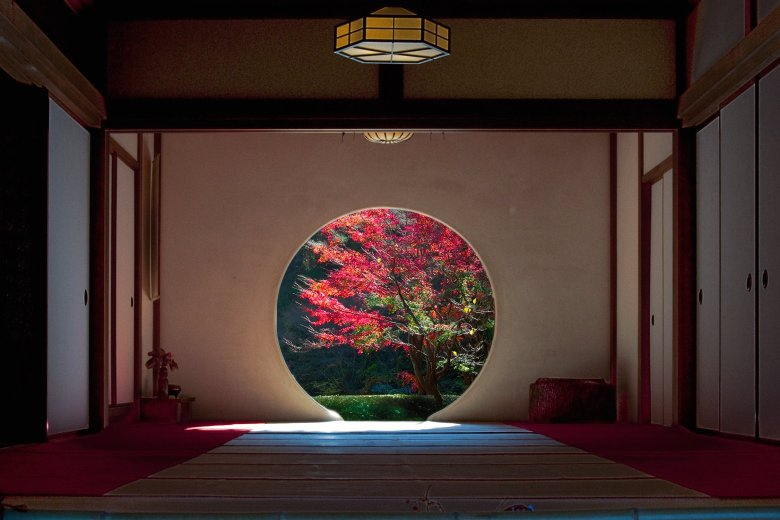
//> input picture 12_03/jap.jpg, 780 x 520 px
$ ./12_03   (built with g++ and OpenCV 4)
//> lines starting //> are read from the running program, lines starting //| are printed output that depends on the picture; after the words box and inside, x2 and y2 are one past the last pixel; in counts of white or black regions, pixels touching at a corner belong together
#include <opencv2/opencv.hpp>
#include <iostream>

int main()
{
    cv::Mat src = cv::imread("jap.jpg", cv::IMREAD_COLOR);
//> src is the input picture: 520 rows x 780 cols, CV_8UC3; mean B, G, R 42.2, 46.4, 65.8

    if (src.empty())
    {
        std::cout << "Error" << std::endl;
        return -1;
    }

    cv::Mat hsv, lab, yuv, xyz, gray;

    cv::cvtColor(src, hsv, cv::COLOR_BGR2HSV);
//> hsv: 520 rows x 780 cols, CV_8UC3; mean H, S, V 57.7, 123.9, 68.1
    cv::cvtColor(src, lab, cv::COLOR_BGR2Lab);
//> lab: 520 rows x 780 cols, CV_8UC3; mean of channels 0, 1, 2 54.4, 136.1, 134.4
    cv::cvtColor(src, yuv, cv::COLOR_BGR2YUV);
//> yuv: 520 rows x 780 cols, CV_8UC3; mean of channels 0, 1, 2 51.8, 123.4, 140.3
    cv::cvtColor(src, xyz, cv::COLOR_BGR2XYZ);
//> xyz: 520 rows x 780 cols, CV_8UC3; mean of channels 0, 1, 2 51.4, 50.2, 46.8
    cv::cvtColor(src, gray, cv::COLOR_BGR2GRAY);

    cv::imshow("HSV", hsv);
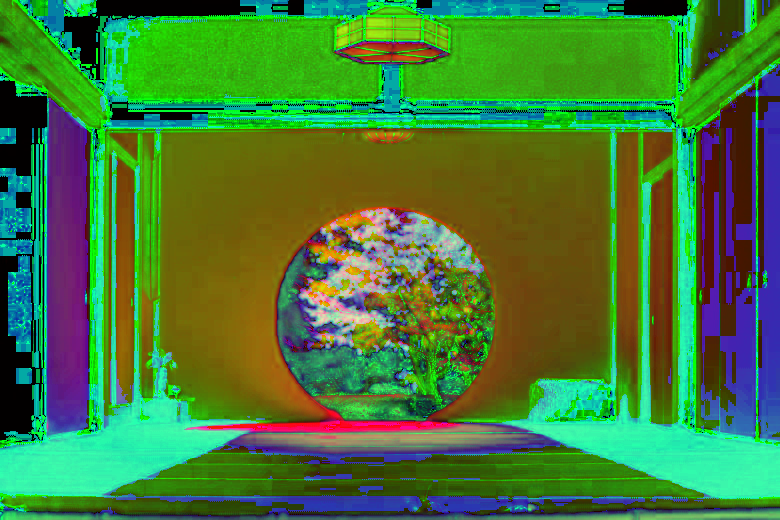
//> window 'HSV': 520 rows x 780 cols, CV_8UC3; mean B, G, R 57.7, 123.9, 68.1
    cv::imshow("Lab", lab);
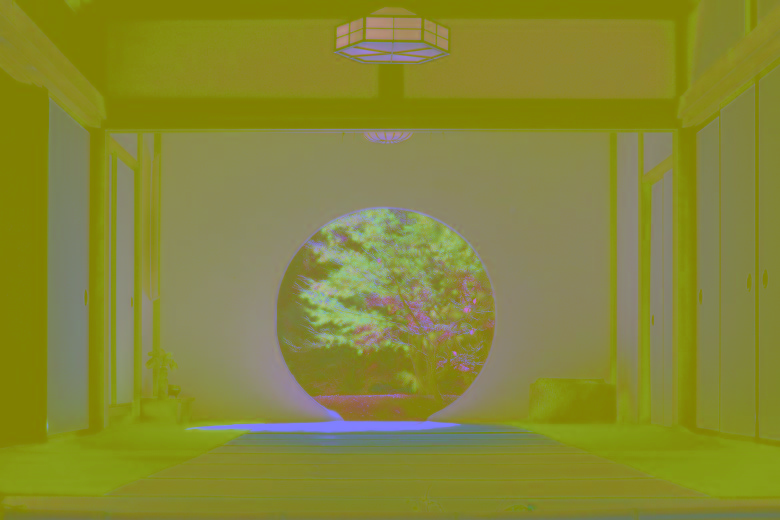
//> window 'Lab': 520 rows x 780 cols, CV_8UC3; mean B, G, R 54.4, 136.1, 134.4
    cv::imshow("YUV", yuv);
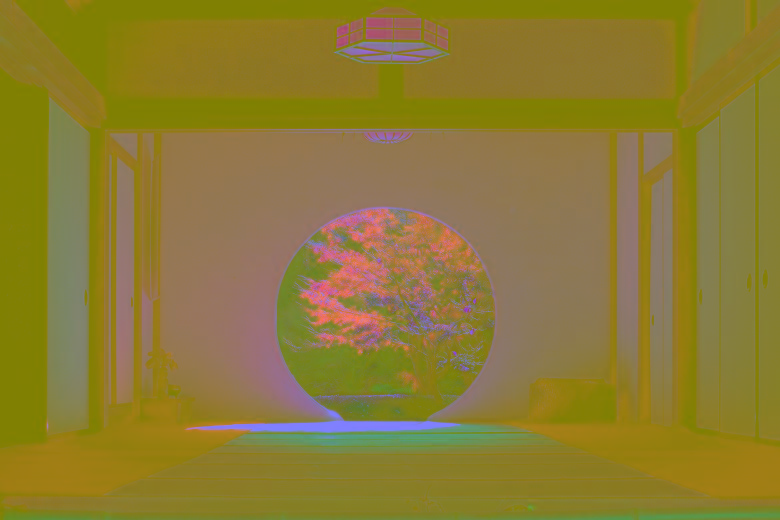
//> window 'YUV': 520 rows x 780 cols, CV_8UC3; mean B, G, R 51.8, 123.4, 140.3
    cv::imshow("XYZ", xyz);
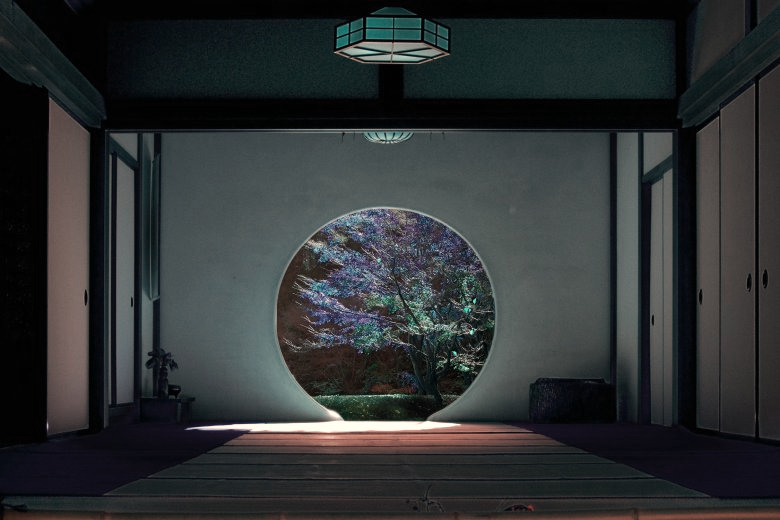
//> window 'XYZ': 520 rows x 780 cols, CV_8UC3; mean B, G, R 51.4, 50.2, 46.8
    cv::GaussianBlur(gray, gray, cv::Size(7, 7), 1.5, 1.5);

    cv::Mat edges;
    cv::Canny(gray, edges, 50, 150, 3);
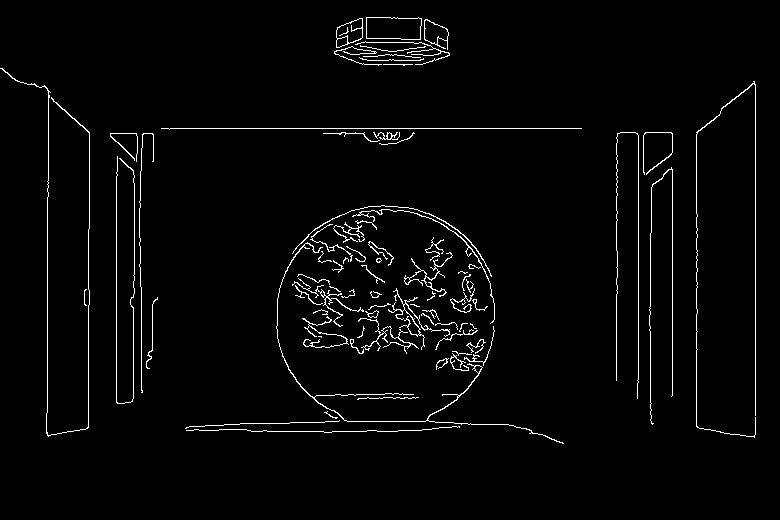
//> edges: 520 rows x 780 cols, CV_8UC1; 2.5% white in thin lines or dots, all inside (x1, y1, x2, y2) = (0, 17, 756, 444)

    std::vector<cv::Vec2f> lines;
    cv::HoughLines(edges, lines, 1, CV_PI / 180, 200);
//> lines = 7 lines (rho, theta): [128, 1.57], [755, 0], [696, 0], [638, 0], [672, 0], [116, 0], [47, 0]

    for (size_t i = 0; i < lines.size(); i++)
    {
        float rho = lines[i][0], line_ang = lines[i][1];
        cv::Point pt1, pt2;
        double a = cos(line_ang), b = sin(line_ang);
        double x0 = a * rho, y0 = b * rho;
        pt1.x = cvRound(x0 + 800 * (-b));
        pt1.y = cvRound(y0 + 800 * (a));
        pt2.x = cvRound(x0 - 800 * (-b));
        pt2.y = cvRound(y0 - 800 * (a));
        cv::line(src, pt1, pt2, cv::Scalar(0, 0, 255), 3);
    }
//> this loop made 7 passes
//> (rho, line_ang, a, b, x0, y0) on passes 1 to 7: (128, 1.57, -4.37e-08, 1, -5.6e-06, 128), (755, 0, 1, 0, 755, 0), (696, 0, 1, 0, 696, 0), (638, 0, 1, 0, 638, 0), (672, 0, 1, 0, 672, 0), (116, 0, 1, 0, 116, 0), (47, 0, 1, 0, 47, 0)
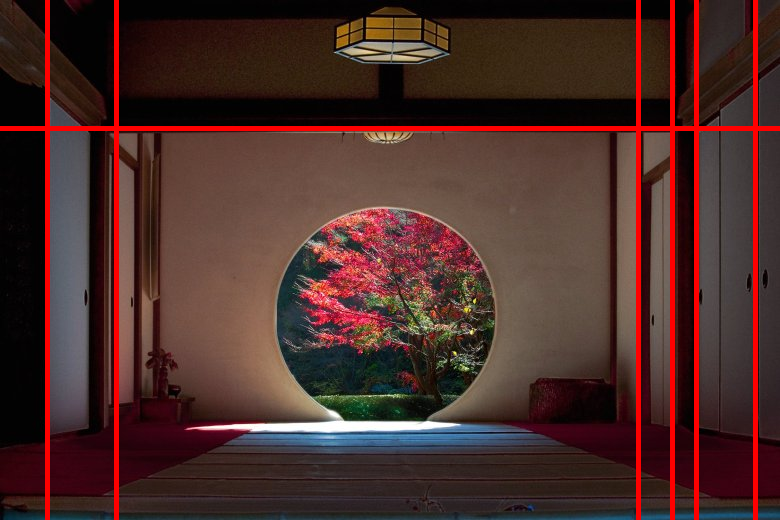
//> src: 520 rows x 780 cols, CV_8UC3; 4.77% of pixels changed, all inside (x1, y1, x2, y2) = (0, 0, 780, 520)

    std::vector<cv::Vec3f> circles;
    cv::HoughCircles(edges, circles, cv::HOUGH_GRADIENT, 1, edges.rows / 8, 200, 100, 0, 0);
//> circles = 1 circle (x, y, radius): [382.5, 314.5, 107.5]

    for (size_t i = 0; i < circles.size(); i++)
    {
        cv::Point center(cvRound(circles[i][0]), cvRound(circles[i][1]));
        int radius = cvRound(circles[i][2]);
        cv::circle(src, center, 3, cv::Scalar(0, 255, 0), -1, 8, 0);
        cv::circle(src, center, radius, cv::Scalar(0, 255, 0), 3, 8, 0);
    }
//> this loop made 1 pass
//> (center, radius) on pass 1: (Point(382, 314), 108)
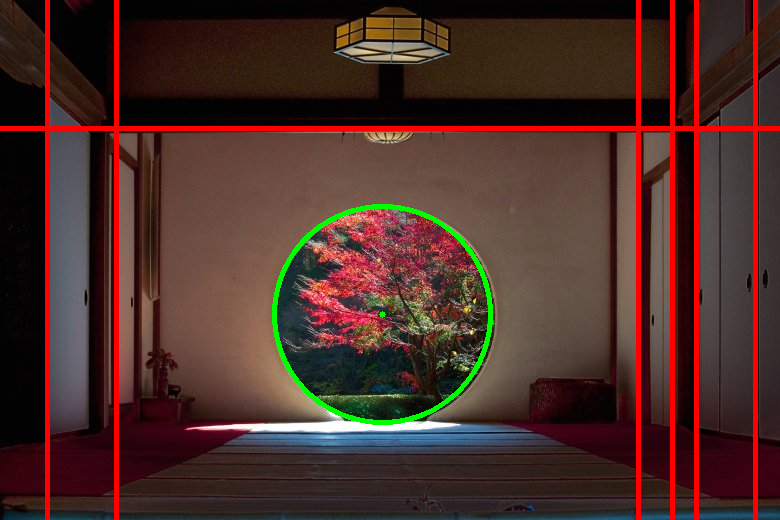
//> src: 520 rows x 780 cols, CV_8UC3; 0.84% of pixels changed, all inside (x1, y1, x2, y2) = (272, 204, 493, 425)

    cv::imshow("LineCircle", src);
    cv::waitKey(0);
    return 0;
}
